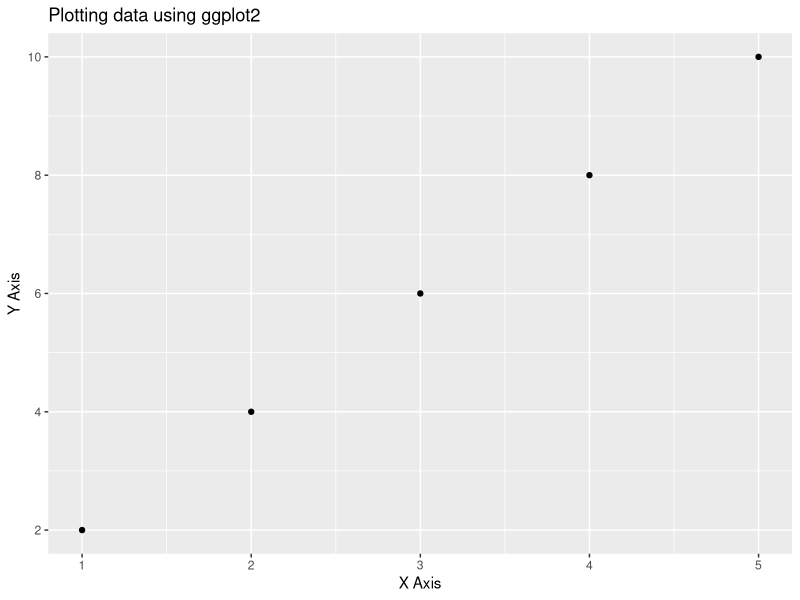

Generate this figure with R:
# Set the CRAN mirror programmatically
options(repos = c(CRAN = "https://cran.r-project.org"))

# we can install packages by install method
install.packages("ggplot2")

# now loading the package using libraray funcation
library(ggplot2)

data_set <- data.frame(
  x = c(1, 2, 3, 4, 5),
  y = c(2, 4, 6, 8, 10)
)

ggplot(data_set, aes(x = x, y = y)) + # Note: Changed ggplot2() to ggplot()
  geom_point() +
  labs(title = "Plotting data using ggplot2", x = "X Axis", y = "Y Axis")
